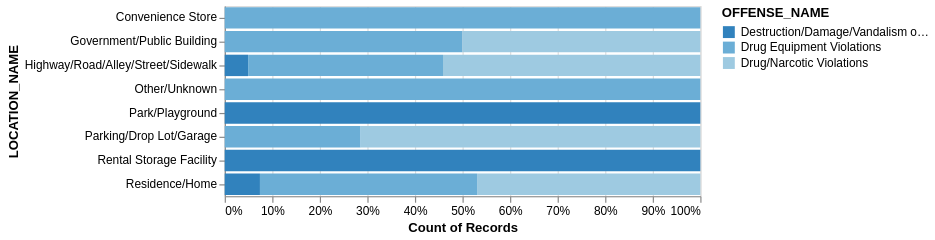

The code cell stored with this chart in its notebook:
### Code cell
alt.Chart(ScottCOViz1).mark_bar().encode(
    x=alt.X('count(OFFENSE_ID)', stack="normalize",axis=alt.Axis(format='%')),
    y='LOCATION_NAME:N',
    color=alt.Color('OFFENSE_NAME:N',scale=alt.Scale(scheme='category20c'))
)

### Figure 1 — Vega-Lite specification as saved in the notebook (floating-point values rounded to 4 significant figures; data arrays with more than 128 entries replaced by an {"elided": "..."} marker saying what was removed)
{"config": {"view": {"continuousWidth": 400, "continuousHeight": 300}}, "data": {"name": "data-63e427911708f45c03804074ab33f2cf"}, "mark": "bar", "encoding": {"color": {"type": "nominal", "field": "OFFENSE_NAME", "scale": {"scheme": "category20c"}}, "x": {"type": "quantitative", "aggregate": "count", "axis": {"format": "%"}, "field": "OFFENSE_ID", "stack": "normalize"}, "y": {"type": "nominal", "field": "LOCATION_NAME"}}, "$schema": "https://vega.github.io/schema/vega-lite/v4.8.1.json", "datasets": {"data-63e427911708f45c03804074ab33f2cf": {"elided": "236 records"}}}
